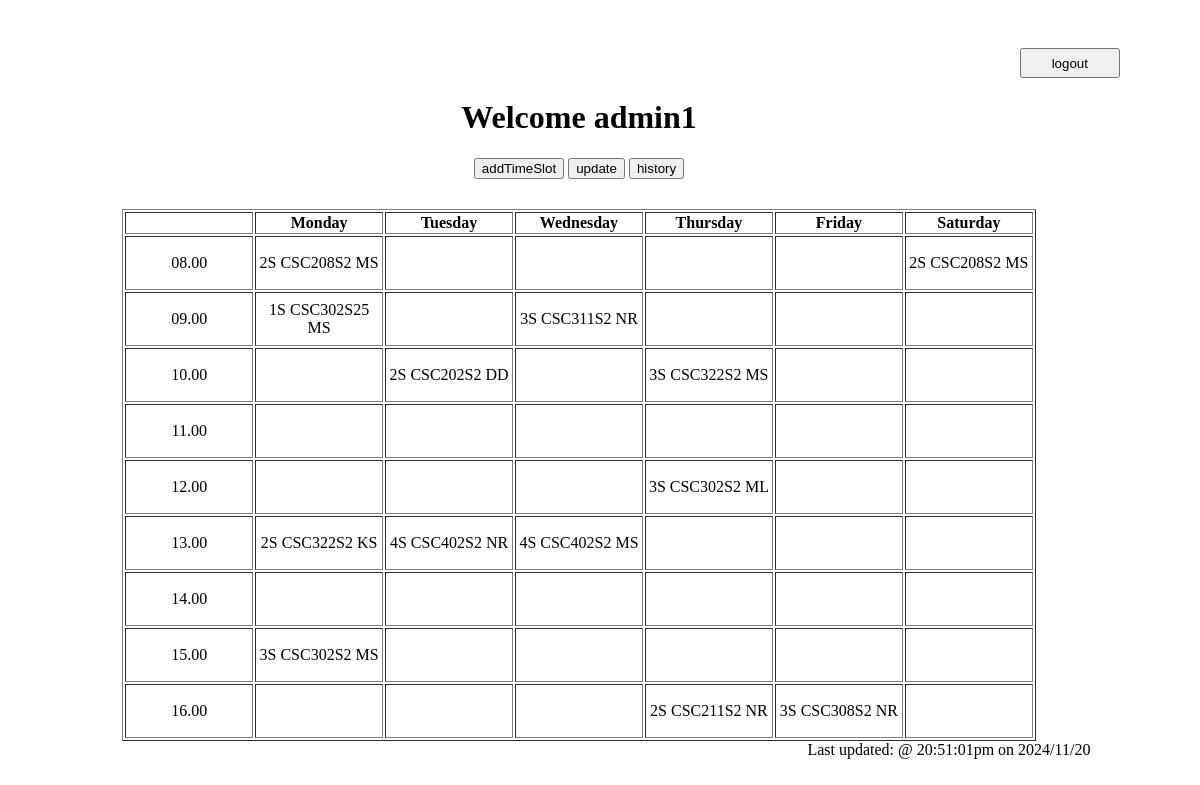
Screenshot of /admin.php (signed in) with the database file from the repository.
### tables this page shows
CREATE TABLE `calender` (
  `id` int(3) NOT NULL,
  `week` varchar(20) NOT NULL,
  `time` float(4,2) NOT NULL,
  `course` varchar(20) NOT NULL,
  `lecture` varchar(10) NOT NULL,
  `venue` varchar(10) NOT NULL,
  `level` varchar(3) NOT NULL
);

### calender.php (the view, shortened to what this page needs)
<!DOCTYPE html>
<html lang="en">
<head>
</head>
<body>
    <?php
        $query = 'select * from calender';
        $result = mysqli_query($conn , $query);
        $level = [];
        if($result){
            while($row = $result->fetch_assoc()){
                $level[] = $row;
            }
        }
    ?>
<div id="table">
        <table border="1">
            <tr>
                <th></th>
                <th>Monday</th>
                <th>Tuesday</th>
                <th>Wednesday</th>
                <th>Thursday</th>
                <th>Friday</th>
                <th>Saturday</th>
            </tr>
            <tr>
                <td>08.00</td>
                <td>
                    <?php
                    $time = 08.00;
                    foreach ($level as $data){
                        if($data['week'] == "Monday" && $data['time']==$time){
                            echo $data['level']." ".$data['course']." ".$data['lecture']."<br>";
                        }
                    }
                ?>
                </td>
                <td>
                </td>
                <td>
                </td>
                <td>
                </td>
                <td>
                </td>
                <td>
                    <?php foreach ($level as $data){
                        if($data['week'] == "Saturday" && $data['time']==$time){
                            echo $data['level']." ".$data['course']." ".$data['lecture']."<br>";
                        }
                    }
                ?>
                </td>
            </tr>
            <tr>
                <td>09.00</td>
                <td>
                    <?php
                    $time = 09.00;
                    foreach ($level as $data){
                        if($data['week'] == "Monday" && $data['time']==$time){
                            echo $data['level']." ".$data['course']." ".$data['lecture']."<br>";
                        }
                    }
                ?>
                </td>
                <td>
                </td>
                <td>
                    <?php foreach ($level as $data){
                        if($data['week'] == "Wednesday" && $data['time']==$time){
                            echo $data['level']." ".$data['course']." ".$data['lecture']."<br>";
                        }
                    }
                ?>
                </td>
                <td>
                </td>
                <td>
                </td>
                <td>
                </td>
            <tr>
                <td>10.00</td>
                <td>
                    <?php
                    $time = 10.00;
                ?>
                </td>
                <td>
                    <?php foreach ($level as $data){
                        if($data['week'] == "Tuesday" && $data['time']==$time){
                            echo $data['level']." ".$data['course']." ".$data['lecture']."<br>";
                        }
                    }
                ?>
                </td>
                <td>
                </td>
                <td>
                    <?php foreach ($level as $data){
                        if($data['week'] == "Thursday" && $data['time']==$time){
                            echo $data['level']." ".$data['course']." ".$data['lecture']."<br>";
                        }
                    }
                ?>
                </td>
                <td>
                </td>
                <td>
                </td>
            </tr>
            <tr>
                <td>11.00</td>
                <td>
                </td>
                <td>
                </td>
                <td>
                </td>
                <td>
                </td>
                <td>
                </td>
                <td>
                </td>
            </tr>
            <tr>
                <td>12.00</td>
                <td>
                    <?php
                    $time = 12.00;
                ?>
                </td>
                <td>
                </td>
                <td>
                </td>
                <td>
                    <?php foreach ($level as $data){
                        if($data['week'] == "Thursday" && $data['time']==$time){
                            echo $data['level']." ".$data['course']." ".$data['lecture']."<br>";
                        }
                    }
                ?>
                </td>
                <td>
                </td>
                <td>
                </td>
            </tr>
            <tr>
                <td>13.00</td>
                <td>
                    <?php
                    $time = 13.00;
                    foreach ($level as $data){
                        if($data['week'] == "Monday" && $data['time']==$time){
                            echo $data['level']." ".$data['course']." ".$data['lecture']."<br>";
                        }
                    }
                ?>
                </td>
                <td>
                    <?php foreach ($level as $data){
                        if($data['week'] == "Tuesday" && $data['time']==$time){
                            echo $data['level']." ".$data['course']." ".$data['lecture']."<br>";
                        }
                    }
                ?>
                </td>
                <td>
                    <?php foreach ($level as $data){
                        if($data['week'] == "Wednesday" && $data['time']==$time){
                            echo $data['level']." ".$data['course']." ".$data['lecture']."<br>";
                        }
                    }
                ?>
                </td>
                <td>
                </td>
                <td>
                </td>
                <td>
                </td>
            </tr>
            <tr>
                <td>14.00</td>
                <td>
                </td>
                <td>
                </td>
                <td>
                </td>
                <td>
                </td>
                <td>
                </td>
                <td>
                </td>
            </tr>
            <tr>
                <td>15.00</td>
                <td>
                    <?php
                    $time = 15.00;
                    foreach ($level as $data){
                        if($data['week'] == "Monday" && $data['time']==$time){
                            echo $data['level']." ".$data['course']." ".$data['lecture']."<br>";
                        }
                    }
                ?>
                </td>
                <td>
                </td>
                <td>
                </td>
                <td>
                </td>
                <td>
                </td>
                <td>
                </td>
            </tr>
            <tr>
                <td>16.00</td>
                <td>
                    <?php
                    $time = 16.00;
                ?>
                </td>
                <td>
                </td>
                <td>
                </td>
                <td>
                    <?php foreach ($level as $data){
                        if($data['week'] == "Thursday" && $data['time']==$time){
                            echo $data['level']." ".$data['course']." ".$data['lecture']."<br>";
                        }
                    }
                ?>
                </td>
                <td>
                    <?php foreach ($level as $data){
                        if($data['week'] == "Friday" && $data['time']==$time){
                            echo $data['level']." ".$data['course']." ".$data['lecture']."<br>";
                        }
                    }
                ?>
                </td>
                <td>
                </td>
            </tr>
        </table>
    </div>
    <div id="lastupdate">
        <?php
            $quary = "select date , max(time) as time from changes where date=(select max(date) from changes )";
            $result = mysqli_query($conn,$quary);
            $row = $result->fetch_assoc();
            echo "Last updated: @ ".$row['time']." on ".$row['date'] ;
        ?>
    </div>
</body>
</html>

### logout.php (style rules this page uses)
body { margin-right:50px ; }

### calender.php (style rules this page uses)
#table { display: flex; justify-content: center; align-items: center; }
table { width:80%; margin-top: 30px; }
td { width:10%; height:50px; text-align: center; }
#lastupdate { margin-left: 70%; }

### rows the page displays
calender: level "2S", course "CSC208S2", lecture "MS"
calender: level "2S", course "CSC208S2", lecture "MS"
calender: level "1S", course "CSC302S25", lecture "MS"
calender: level "3S", course "CSC311S2", lecture "NR"
calender: level "2S", course "CSC202S2", lecture "DD"
calender: level "3S", course "CSC322S2", lecture "MS"
calender: level "3S", course "CSC302S2", lecture "ML"
calender: level "2S", course "CSC322S2", lecture "KS"
calender: level "4S", course "CSC402S2", lecture "NR"
calender: level "4S", course "CSC402S2", lecture "MS"
calender: level "3S", course "CSC302S2", lecture "MS"
calender: level "2S", course "CSC211S2", lecture "NR"
calender: level "3S", course "CSC308S2", lecture "NR"

### other values shown
$_SESSION['name'] "admin1"
$row['time'] "20:51:01pm"
$row['date'] "2024/11/20"
